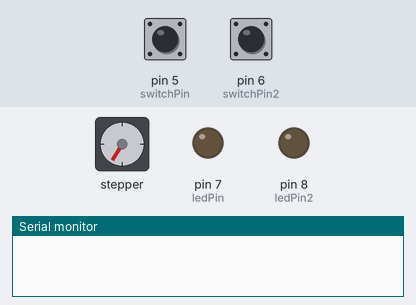
Bench run of a sketch on a simulated Arduino Uno, built with avr-gcc and run on an emulated ATmega328P. On the bench: stepper motor, output pins drawn as LEDs (lit = HIGH), the last lines printed to the serial monitor. Wiring (inferred from the names in the program): stepper motor driver (200 steps per turn assumed): step pin 3; direction pin 2. The test bench sets the inputs (shaded band); at power-on: pin 5 (switchPin) LOW, pin 6 (switchPin2) LOW. Pins used as bus, display or sensor lines are not drawn.

Above: at 1.2 s.
1.3 s: pin 5 (switchPin) pulled HIGH for 0.15 s
At 1.65 s:
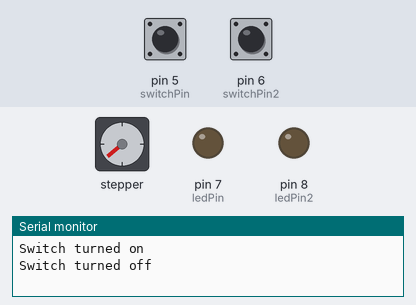
4.4 s: pin 5 (switchPin) pulled HIGH for 1 s
At 4.65 s:
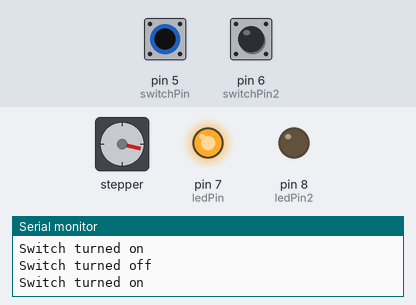
7.4 s: pin 5 (switchPin) pulled HIGH for 0.15 s
At 7.65 s:
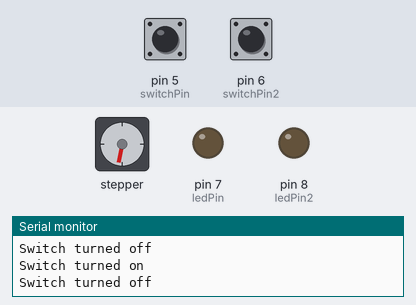
10.5 s: pin 5 (switchPin) pulled HIGH for 3.2 s
At 10.66 s:
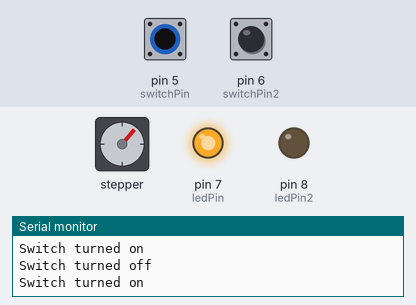
15.2 s: pin 5 (switchPin) pulled HIGH for 3.2 s
At 15.46 s:
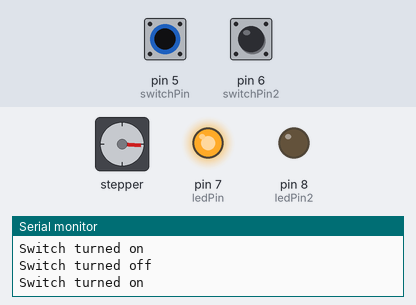
22.9 s: pin 5 (switchPin) pulled HIGH for 1 s
At 23.27 s:
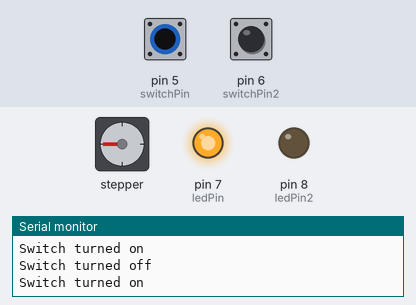
Timing chart, 0 to 26.9 s (numbered marks = the images above; inputs shaded):
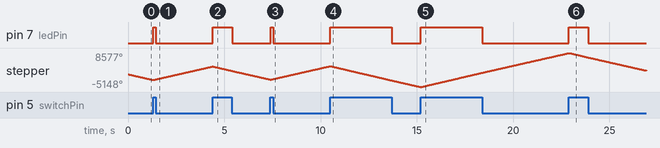

Measured:
- after the input at 1.3 s, pin 7 (ledPin): LOW → HIGH at once, → LOW 0.15 s later
- after the input at 4.4 s, pin 7 (ledPin): LOW → HIGH at once, → LOW 1.0 s later
- after the input at 7.4 s, pin 7 (ledPin): LOW → HIGH at once, → LOW 0.15 s later
- after the input at 10.5 s, pin 7 (ledPin): LOW → HIGH at once, → LOW 3.2 s later
- after the input at 15.2 s, pin 7 (ledPin): LOW → HIGH at once, → LOW 3.2 s later
- after the input at 22.9 s, pin 7 (ledPin): LOW → HIGH at once, → LOW 1.0 s later

The sketch:

stepperSwitch.ino
```cpp
//PINS
int dirpin = 2;
int steppin = 3;
int switchPin = 5;
int switchPin2 = 6;
int ledPin = 7;
int ledPin2 = 8;

//vars
int speed = 500;
int switchState = 0;
int switchState2 = 0;
int direction = 0;
bool directionSwitched1 = false;
int counter = 0;

void setup()
{
  Serial.begin(9600);
  pinMode(dirpin, OUTPUT);
  pinMode(steppin, OUTPUT);
  pinMode(switchPin, INPUT);
  pinMode(switchPin, INPUT);
  pinMode(ledPin, OUTPUT);
  pinMode(ledPin2, OUTPUT);

  digitalWrite(dirpin, LOW);     // Set the direction.

}
void loop()
{
  switchState = digitalRead(switchPin);
  switchState2 = digitalRead(switchPin2);

  //direction = 0;

  motorSwitch();

}

void motorSwitch() {

  digitalWrite(steppin, LOW);  // This LOW to HIGH change is what creates the
  digitalWrite(steppin, HIGH); // "Rising Edge" so the easydriver knows to when to step.

  while(counter < 500) {
    if (switchState == HIGH && directionSwitched1 == false) {
      // turn LED on:
      digitalWrite(ledPin, HIGH);
      directionSwitched1 = true;
      switchDirection();
      Serial.println("Switch turned on");

    } else if (directionSwitched1 == true && switchState == LOW) {
      // turn LED off:
      digitalWrite(ledPin, LOW);
      directionSwitched1 = false;
      Serial.println("Switch turned off");
    }
    /**
    if (direction == 0) {
      digitalWrite(dirpin, LOW);
    } else if (direction == 1) {
      digitalWrite(dirpin, HIGH);
    }
    **/
    counter++;
  }

  counter = 0;

  /**
  if (switchState2 == HIGH) {
    // turn LED on:
    digitalWrite(ledPin2, HIGH);
    switchDirection();
  } else {
    // turn LED off:
    digitalWrite(ledPin2, LOW);
  }
  **/

}

void switchDirection() {
  if (direction == 0) {
    direction = 1;
    digitalWrite(dirpin, HIGH);
  } else {
    direction = 0;
    digitalWrite(dirpin, LOW);
  }
}
```
